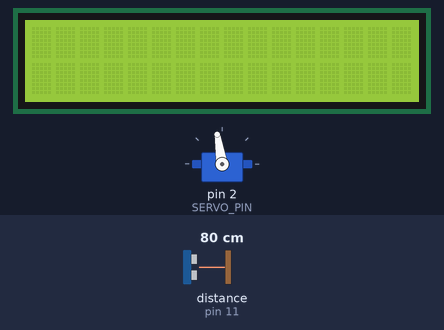
Recording of a sketch running on a simulated Arduino Uno, built with avr-gcc and run on an emulated ATmega328P. Shown: servo, 16×2 character LCD. Inputs (shaded band) come from the test bench; at power-on: distance to the obstacle (sensor on pin 11) 80 cm. The echo pulse lasts 58.3 µs per cm; what the sketch prints to the serial monitor is not drawn.

Above: at 1.2 s.
1.3 s: distance to the obstacle (sensor on pin 11) set to 35 cm
At 2.4 s:
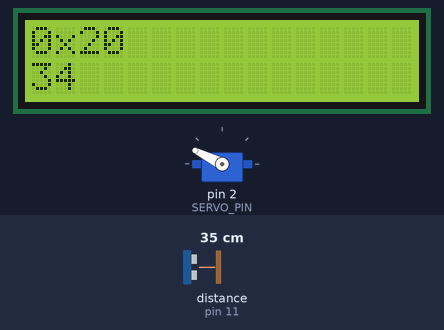
4.3 s: distance to the obstacle (sensor on pin 11) set to 2 cm
7.3 s: distance to the obstacle (sensor on pin 11) set to 250 cm
At 8.5 s:
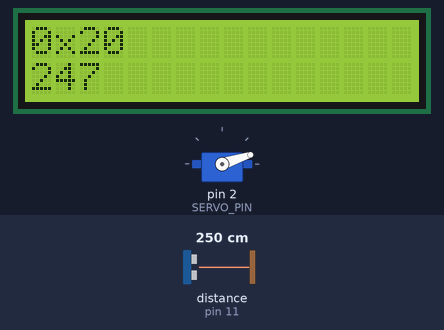
10.3 s: distance to the obstacle (sensor on pin 11) set to 299 cm
At 13.2 s:
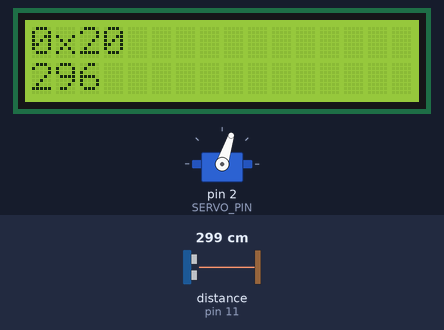
Timing chart, 0 to 14.3 s (numbered marks = the images above; inputs shaded):
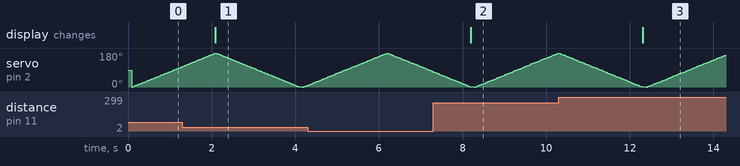

The sketch:

combined.ino
```cpp
// ---------------------------------------------------------------- /
// Arduino I2C LCD Scanner
// Based on code by Arbi Abdul Jabbaar at https://create.arduino.cc/projecthub/abdularbi17/how-to-scan-i2c-address-in-arduino-eaadda
// ---------------------------------------------------------------- /

#include <Wire.h> //include Wire.h library
#include <LiquidCrystal_I2C.h>
#include <Servo.h>

#define SERVO_PIN 2
#define TRIG_PIN 10
#define ECHO_PIN 11

#define SERVO_TEST_LENGTH 4000 // how long the servo test should last

Servo testServo;
LiquidCrystal_I2C lcd(0x00, 16, 2);

long startMillis; // helps the servo test take a consistent amount of time

void setup()
{
  Wire.begin(); // Wire communication begin
  Serial.begin(9600); // The baudrate of Serial monitor is set in 9600
  while (!Serial); // Waiting for Serial Monitor
  Serial.println("\nI2C Scanner");
  testServo.attach(SERVO_PIN);
  pinMode(TRIG_PIN, OUTPUT);
  pinMode(ECHO_PIN, INPUT);
}

void loop()
{
  byte error, address; //variable for error and I2C address
  int nDevices;

  Serial.println("Scanning...");

  nDevices = 0;
  for (address = 1; address < 127; address++ )
  {
    // The i2c_scanner uses the return value of
    // the Write.endTransmisstion to see if
    // a device did acknowledge to the address.
    Wire.beginTransmission(address);
    error = Wire.endTransmission();

    if (error == 0)
    {
      Serial.print("I2C device found at address 0x");
      if (address < 16)
        Serial.print("0");
      Serial.print(address, HEX);
      Serial.println("  !");
      nDevices++;
      lcd = LiquidCrystal_I2C(address, 16, 2); // initialize the lcd at the address
      lcd.begin(16, 2);
      lcd.backlight();
      lcd.print("0x"); // write the address to the lcd
      if (address < 16)
        lcd.print("0");
      lcd.print(address, HEX);
    }
    else if (error == 4)
    {
      Serial.print("Unknown error at address 0x");
      if (address < 16)
        Serial.print("0");
      Serial.println(address, HEX);
    }
  }
  if (nDevices == 0)
    Serial.println("No I2C devices found\n");
  else
    Serial.println("done\n");

  startMillis = millis(); // for test timing

  while(millis() - startMillis < SERVO_TEST_LENGTH/2) { // the first sweep
    int servoVal = map(millis()-startMillis, 0, SERVO_TEST_LENGTH/2, 0, 180);
    testServo.write(servoVal);
    // ultrasonic test
    lcd.setCursor(0, 1);
    lcd.print(getDistance());
    lcd.print("                "); // clear the rest of the line
    Serial.print(servoVal); // some debug
    Serial.print(", time: ");
    Serial.println(millis()-startMillis);
  }
  // same thing but the servo goes the other way
  while(millis() - startMillis < SERVO_TEST_LENGTH) {
    int servoVal = map(millis()-startMillis, SERVO_TEST_LENGTH/2, SERVO_TEST_LENGTH, 180, 0);
    testServo.write(servoVal);
    // ultrasonic test
    lcd.setCursor(0, 1);
    lcd.print(getDistance());
    lcd.print("                "); // clear the rest of the line
    Serial.print(servoVal); // some debug
    Serial.print(", time: ");
    Serial.println(millis()-startMillis);
  }
}

long getDistance(){
  digitalWrite(TRIG_PIN, LOW);
  delayMicroseconds(2);
  // outward pulse
  digitalWrite(TRIG_PIN, HIGH);
  delayMicroseconds(10);
  digitalWrite(TRIG_PIN, LOW);
  // receive pulse
  long duration = pulseIn(ECHO_PIN, HIGH);
  // Calculate the distance
  long distance = duration * 0.034 / 2;
  return distance;
}
```

Measured:
- after the input at 1.3 s, the display: changes after 0.79 s (image 1)
- after the input at 7.3 s, the display: changes after 0.89 s (image 2)
- after the input at 10.3 s, the display: changes after 2.0 s (image 3)
